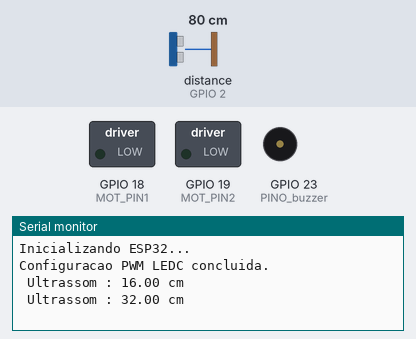
The sketch below on a simulated ESP32. Shown: switched loads named in the sketch (green lamp = pin HIGH), buzzer (waves = sounding, pin HIGH), the last lines printed to the serial monitor. Wiring (inferred from the names in the program): ultrasonic range finder: trigger GPIO 4; echo GPIO 2. The test bench sets the inputs (shaded band); at power-on: distance to the obstacle (sensor on GPIO 2) 80 cm. The echo pulse lasts 58.3 µs per cm; pins used as bus, display or sensor lines are not drawn.

Above: at 2.8 s.
2.9 s: distance to the obstacle (sensor on GPIO 2) set to 146 cm
At 3.5 s:
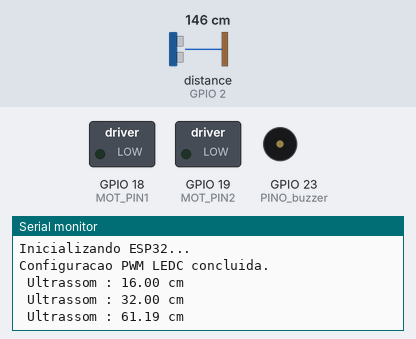
4.4 s: distance to the obstacle (sensor on GPIO 2) set to 151 cm
At 9.5 s:
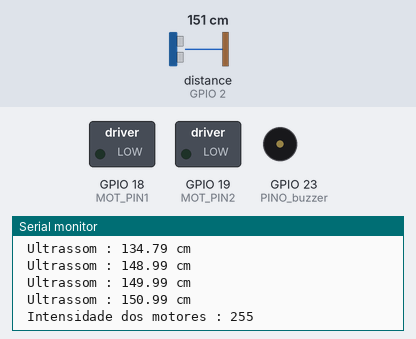
Timing chart, 0 to 11.0 s (numbered marks = the images above; inputs shaded):
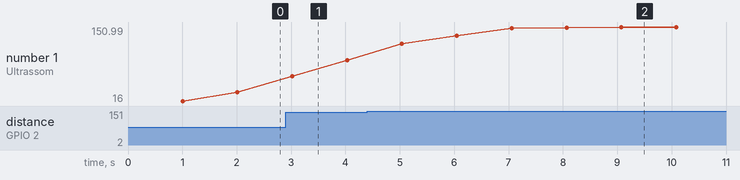

Measured:
- the behaviour switches between 150 and 151 cm on distance to the obstacle (sensor on GPIO 2) (found by bisection; images 1 and 2)
- after the input at 2.9 s, the serial monitor: prints a new line after 0.12 s (image 1)
- after the input at 4.4 s, the serial monitor: prints a new line after 0.64 s (image 2)
- plotted number 1: 32 → 90.39 after the input at 2.9 s, 90.39 → 150.99 after the input at 4.4 s

The sketch:

code.ino
```cpp
#include <stdio.h>
#include <stdlib.h>
#include <Arduino.h>

const int PINO_TRIG = 4;
const int PINO_ECHO = 2;
# define MOT_PIN1 18
# define MOT_PIN2 19
const int PINO_buzzer = 23;

const int CH_MOTOR1 = 0;
const int CH_MOTOR2 = 1;
const int CH_BUZZER = 2;

const int PWM_FREQ_MOTORS = 20000;
const int PWM_FREQ_BUZZER = 2000;
const int PWM_RESOLUTION = 8;


long duracao_us ;
float distancia_us ;
float media_distancia [5];
float nova_distancia = 250;
int indice = 0;


unsigned long ultimoUltrassom = 0;
const int intervaloUltrassom = 1000;

unsigned long ultimoControlarAtuadores = 0;
const int intervaloAtuadores = 500;

bool motoresAtivos = false ;

void lerUltrassom ();
void controlarAtuadores ( float dist_us );


long map(long x, long in_min, long in_max, long out_min, long out_max) {
  return (x - in_min) * (out_max - out_min) / (in_max - in_min) + out_min;
}


void setup () {
    Serial . begin (115200) ;
    Serial.println("Inicializando ESP32...");

    pinMode ( PINO_TRIG , OUTPUT ) ;
    pinMode ( PINO_ECHO , INPUT ) ;

    pinMode ( MOT_PIN1 , OUTPUT ) ;
    pinMode ( MOT_PIN2 , OUTPUT ) ;


    ledcAttach ( MOT_PIN1, PWM_FREQ_MOTORS, PWM_RESOLUTION );

    ledcAttach ( MOT_PIN2, PWM_FREQ_MOTORS, PWM_RESOLUTION );

    ledcAttach ( PINO_buzzer, PWM_FREQ_BUZZER, PWM_RESOLUTION );

    Serial.println("Configuracao PWM LEDC concluida.");
}


void loop () {

    if ( millis () - ultimoUltrassom >= intervaloUltrassom ) {
        lerUltrassom () ;
        ultimoUltrassom = millis () ;
    }


    if ( millis () - ultimoControlarAtuadores >= intervaloAtuadores ) {
        controlarAtuadores ( distancia_us ) ;
        ultimoControlarAtuadores = millis () ;
    }
}


void lerUltrassom () {

    digitalWrite ( PINO_TRIG , LOW ) ;
    delayMicroseconds (2) ;
    digitalWrite ( PINO_TRIG , HIGH ) ;
    delayMicroseconds (10) ;
    digitalWrite ( PINO_TRIG , LOW ) ;

    duracao_us = pulseIn ( PINO_ECHO , HIGH , 60000) ;


    if ( duracao_us == 0 || duracao_us > 17493) {
        nova_distancia = 400.0;
    } else {

        nova_distancia = ( (float)duracao_us * 0.0343) / 2.0;
    }


    media_distancia [ indice ] = nova_distancia ;
    indice = ( indice + 1) % 5;


    distancia_us = 0.0;
    for (int i = 0; i < 5; i ++) {
        distancia_us += media_distancia [ i ];
    }
    distancia_us /= 5.0;


    Serial . print (" Ultrassom : ") ;
    Serial . print ( distancia_us ) ;
    Serial . println (" cm") ;
}

void controlarAtuadores ( float dist_us ) {


    if ( dist_us > 0 && dist_us <= 150.0) {

        ledcWrite (CH_BUZZER , 255) ;
        delay (500) ;
        ledcWrite (CH_BUZZER , 0) ;
    } else {
        ledcWrite (CH_BUZZER , 0);
    }

    if ( dist_us <= 300.0 && dist_us > 150.0) {

        int intensidade = map ( (long)dist_us , 300L , 150L , 150L , 255L) ;
        intensidade = constrain ( intensidade , 150 , 255) ; // Garante que a intensidade fique entre 150 e 255

        ledcWrite (CH_MOTOR1 , intensidade ) ;
        ledcWrite (CH_MOTOR2 , intensidade ) ;
        motoresAtivos = true ;


        Serial . print (" Intensidade dos motores : ") ;
        Serial . println ( intensidade ) ;
    } else {

        if ( motoresAtivos ) {
            ledcWrite (CH_MOTOR1 , 0) ;
            ledcWrite (CH_MOTOR2 , 0) ;
            motoresAtivos = false ;
            Serial.println("Motores Desligados.");
        }
    }
}
```
